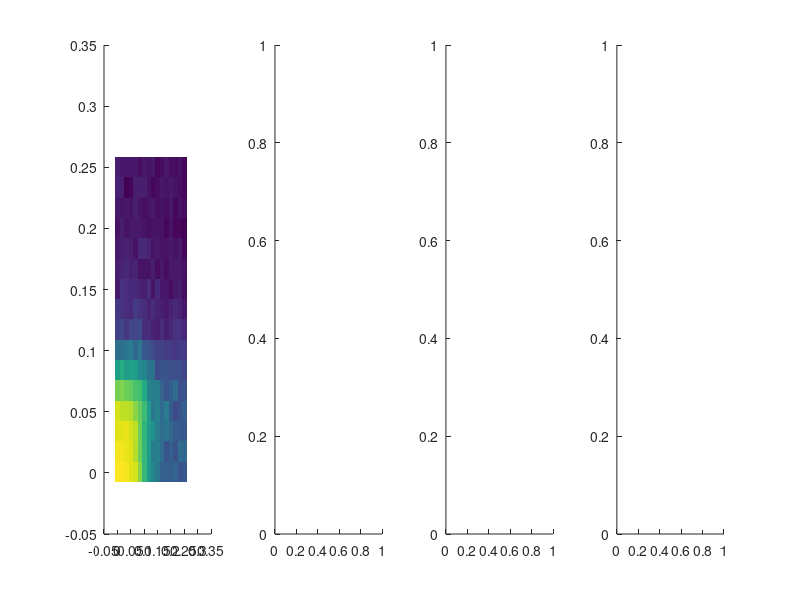

MATLAB code for this plot: (Note: this script raises an error after producing the figure.)
% Load one of these files and run the script
%load('./Results/Schaeffer214-Model/CTRL_block_var_noise_17x17_evals_adhd.mat')

load('./Results/Schaeffer214-Model/CTRL_block_var_noise_16x16_evals_ctrl.mat')
%load('./Results/Schaeffer214-Model/CTRL_block_var_noise_16x16_evals_adhd.mat')


figure_handle = figure;

% 
for kk=1:4
    ax(kk) = subplot(1, 4, kk);
    hold(ax(kk), 'on')
end


% Get axis data and square to get variance info
% Variance in the hubs
vsh = unique(VSH).^2;
% Variance in the periphery
vsp = unique(VSP).^2;

title_str = {'connections: all', 'connections: h-h', 'connections: feeder', 'connections: p-p'};

% Get results for all type of connections
% All connections
r(1).map = reshape(median(r_ctrl_esc_afc.all_edges), size(VSH));
% Hub-Hub connections
r(2).map = reshape(median(r_ctrl_esc_afc.hub_edges), size(VSH));
% Feeder
r(3).map = reshape(median(r_ctrl_esc_afc.feed_edges), size(VSH));
% Periphery
r(4).map = reshape(median(r_ctrl_esc_afc.periphery_edges), size(VSH));

min_r_val = [];
max_r_val = [];

for kk=1:4
    min_r_val = [min_r_val min(r(kk).map)];
    max_r_val = [max_r_val max(r(kk).map)];
end

min_r_val = min(min_r_val);
max_r_val = max(max_r_val);


for kk=1:4
    ih(kk) = imagesc(ax(kk), vsh, vsp, r(kk).map);
    set(ax(kk), 'YDir', 'Normal')
    ax(kk).XLim = [min(vsh(:)) max(vsh(:))];
    ax(kk).YLim = [min(vsp(:)) max(vsp(:))];
    caxis(ax(kk), [0.2 0.95])
    axis(ax(kk), 'square')
    ax(kk).Title.String = title_str{kk};
    ax(kk).XLabel.String = 'Var[\sigma_H]';
    ax(kk).YLabel.String = 'Var[\sigma_P]';
    ch(kk) = colorbar(ax(kk));
    ch(kk).Location = 'SouthOutside';
    ch(kk).LineWidth = 1.5;    
end

% Plot identity line
line_color = {'k', 'w', 'k', 'w'};
for kk=1:4
    plot(ax(kk), vsh, vsp, 'color', line_color{kk}, 'linestyle', '-')
end

%% Plot the results for feeder locations
figure_handle_feeder = figure;
ax_f = subplot(1,1,1);

ih(5) = imagesc(ax_f, vsh, vsp, r(3).map);
set(ax_f, 'YDir', 'Normal')
ax_f.XLim = [min(vsh(:)) max(vsh(:))];
ax_f.YLim = [min(vsp(:)) max(vsp(:))];
caxis(ax_f, [0.2 0.95])
ax_f.Title.String = title_str{3};
ax_f.XLabel.String = 'Var[\sigma_H]';
ax_f.YLabel.String = 'Var[\sigma_P]';
axis square
hold(ax_f, 'on')
plot(ax_f, vsh, vsp, 'k')


ch_f = colorbar;
ch_f.LineWidth = 1.5;
ch_f.AxisLocationMode = 'manual';
ch_f.Position = [0.9301 0.2057 0.0106 0.6971];
